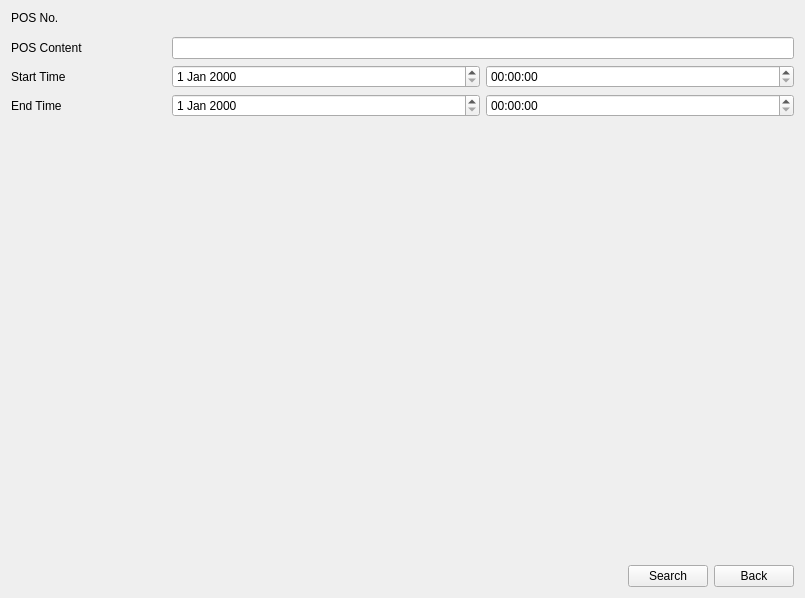
<?xml version="1.0" encoding="UTF-8"?>
<ui version="4.0">
 <class>PosSearch</class>
 <widget class="QWidget" name="PosSearch">
  <property name="geometry">
   <rect>
    <x>0</x>
    <y>0</y>
    <width>805</width>
    <height>598</height>
   </rect>
  </property>
  <property name="windowTitle">
   <string>Form</string>
  </property>
  <layout class="QGridLayout" name="gridLayout">
   <item row="0" column="0">
    <widget class="QStackedWidget" name="stackedWidget">
     <property name="currentIndex">
      <number>0</number>
     </property>
     <widget class="QWidget" name="pageSearch">
      <layout class="QVBoxLayout" name="verticalLayout">
       <property name="leftMargin">
        <number>0</number>
       </property>
       <property name="topMargin">
        <number>0</number>
       </property>
       <property name="rightMargin">
        <number>0</number>
       </property>
       <property name="bottomMargin">
        <number>0</number>
       </property>
       <item>
        <layout class="QGridLayout" name="gridLayout_2">
         <item row="2" column="0">
          <widget class="QLabel" name="labelStartTime">
           <property name="text">
            <string>Start Time</string>
           </property>
          </widget>
         </item>
         <item row="1" column="0">
          <widget class="QLabel" name="labelPosContent">
           <property name="sizePolicy">
            <sizepolicy hsizetype="Preferred" vsizetype="Preferred">
             <horstretch>1</horstretch>
             <verstretch>0</verstretch>
            </sizepolicy>
           </property>
           <property name="text">
            <string>POS Content</string>
           </property>
          </widget>
         </item>
         <item row="3" column="0">
          <widget class="QLabel" name="labelEndTime">
           <property name="text">
            <string>End Time</string>
           </property>
          </widget>
         </item>
         <item row="0" column="0">
          <widget class="QWidget" name="widget_1" native="true">
           <property name="sizePolicy">
            <sizepolicy hsizetype="Preferred" vsizetype="Preferred">
             <horstretch>1</horstretch>
             <verstretch>0</verstretch>
            </sizepolicy>
           </property>
           <layout class="QVBoxLayout" name="verticalLayout_2">
            <property name="leftMargin">
             <number>0</number>
            </property>
            <property name="topMargin">
             <number>0</number>
            </property>
            <property name="rightMargin">
             <number>0</number>
            </property>
            <property name="bottomMargin">
             <number>0</number>
            </property>
            <item>
             <widget class="QLabel" name="labelPos">
              <property name="sizePolicy">
               <sizepolicy hsizetype="Preferred" vsizetype="Preferred">
                <horstretch>0</horstretch>
                <verstretch>0</verstretch>
               </sizepolicy>
              </property>
              <property name="text">
               <string>POS No.</string>
              </property>
             </widget>
            </item>
            <item>
             <widget class="QWidget" name="widget" native="true">
              <property name="sizePolicy">
               <sizepolicy hsizetype="Preferred" vsizetype="Preferred">
                <horstretch>0</horstretch>
                <verstretch>1</verstretch>
               </sizepolicy>
              </property>
             </widget>
            </item>
           </layout>
          </widget>
         </item>
         <item row="0" column="1">
          <widget class="CheckBoxGroup" name="checkBoxGroupChannel" native="true">
           <property name="sizePolicy">
            <sizepolicy hsizetype="Preferred" vsizetype="Preferred">
             <horstretch>4</horstretch>
             <verstretch>0</verstretch>
            </sizepolicy>
           </property>
          </widget>
         </item>
         <item row="1" column="1">
          <widget class="MyLineEdit" name="lineEditPosContent">
           <property name="sizePolicy">
            <sizepolicy hsizetype="Expanding" vsizetype="Fixed">
             <horstretch>4</horstretch>
             <verstretch>0</verstretch>
            </sizepolicy>
           </property>
           <property name="maxLength">
            <number>256</number>
           </property>
          </widget>
         </item>
         <item row="2" column="1">
          <widget class="QWidget" name="widget_5" native="true">
           <layout class="QHBoxLayout" name="horizontalLayout_2">
            <property name="leftMargin">
             <number>0</number>
            </property>
            <property name="topMargin">
             <number>0</number>
            </property>
            <property name="rightMargin">
             <number>0</number>
            </property>
            <property name="bottomMargin">
             <number>0</number>
            </property>
            <item>
             <widget class="MyDateEdit" name="dateEditStart"/>
            </item>
            <item>
             <widget class="MyTimeEdit" name="timeEditStart"/>
            </item>
           </layout>
          </widget>
         </item>
         <item row="3" column="1">
          <widget class="QWidget" name="widget_6" native="true">
           <layout class="QHBoxLayout" name="horizontalLayout_3">
            <property name="leftMargin">
             <number>0</number>
            </property>
            <property name="topMargin">
             <number>0</number>
            </property>
            <property name="rightMargin">
             <number>0</number>
            </property>
            <property name="bottomMargin">
             <number>0</number>
            </property>
            <item>
             <widget class="MyDateEdit" name="dateEditEnd"/>
            </item>
            <item>
             <widget class="MyTimeEdit" name="timeEditEnd"/>
            </item>
           </layout>
          </widget>
         </item>
        </layout>
       </item>
       <item>
        <spacer name="verticalSpacer_2">
         <property name="orientation">
          <enum>Qt::Vertical</enum>
         </property>
         <property name="sizeHint" stdset="0">
          <size>
           <width>20</width>
           <height>322</height>
          </size>
         </property>
        </spacer>
       </item>
       <item>
        <layout class="QHBoxLayout" name="horizontalLayout">
         <item>
          <spacer name="horizontalSpacer">
           <property name="orientation">
            <enum>Qt::Horizontal</enum>
           </property>
           <property name="sizeHint" stdset="0">
            <size>
             <width>40</width>
             <height>20</height>
            </size>
           </property>
          </spacer>
         </item>
         <item>
          <widget class="MyPushButton" name="pushButtonSearch">
           <property name="text">
            <string>Search</string>
           </property>
          </widget>
         </item>
         <item>
          <widget class="MyPushButton" name="pushButtonBack">
           <property name="text">
            <string>Back</string>
           </property>
          </widget>
         </item>
        </layout>
       </item>
      </layout>
     </widget>
     <widget class="QWidget" name="pageResult">
      <layout class="QVBoxLayout" name="verticalLayout_3">
       <item>
        <layout class="QHBoxLayout" name="horizontalLayout_6">
         <item>
          <widget class="QWidget" name="widget_left" native="true">
           <property name="sizePolicy">
            <sizepolicy hsizetype="Preferred" vsizetype="Expanding">
             <horstretch>1</horstretch>
             <verstretch>0</verstretch>
            </sizepolicy>
           </property>
           <layout class="QVBoxLayout" name="verticalLayout_6">
            <property name="topMargin">
             <number>0</number>
            </property>
            <item>
             <widget class="CommonVideo" name="commonVideo" native="true">
              <property name="minimumSize">
               <size>
                <width>0</width>
                <height>100</height>
               </size>
              </property>
             </widget>
            </item>
            <item>
             <widget class="QWidget" name="widget_4" native="true">
              <property name="minimumSize">
               <size>
                <width>0</width>
                <height>100</height>
               </size>
              </property>
              <layout class="QVBoxLayout" name="verticalLayout_7">
               <item>
                <widget class="QLabel" name="labelPlayTime">
                 <property name="text">
                  <string>2018-08-12 45:12:23</string>
                 </property>
                 <property name="style" stdset="0">
                  <string>transparent</string>
                 </property>
                </widget>
               </item>
               <item>
                <widget class="TimeSlider" name="timeSlider">
                 <property name="minimumSize">
                  <size>
                   <width>0</width>
                   <height>30</height>
                  </size>
                 </property>
                 <property name="orientation">
                  <enum>Qt::Horizontal</enum>
                 </property>
                </widget>
               </item>
               <item>
                <layout class="QHBoxLayout" name="horizontalLayout_7">
                 <property name="spacing">
                  <number>20</number>
                 </property>
                 <item>
                  <spacer name="horizontalSpacer_4">
                   <property name="orientation">
                    <enum>Qt::Horizontal</enum>
                   </property>
                   <property name="sizeHint" stdset="0">
                    <size>
                     <width>40</width>
                     <height>20</height>
                    </size>
                   </property>
                  </spacer>
                 </item>
                 <item>
                  <widget class="QToolButton" name="toolButtonPos">
                   <property name="minimumSize">
                    <size>
                     <width>28</width>
                     <height>28</height>
                    </size>
                   </property>
                   <property name="styleSheet">
                    <string notr="true">QToolButton
{
	border: 0px;
	border-image: url(:/retrieve/retrieve/pos_gray.png);
}
QToolButton:hover
{
	border-image: url(:/retrieve/retrieve/pos_blue.png);
}
QToolButton:checked
{
	border-image: url(:/retrieve/retrieve/pos_blue.png);
}
</string>
                   </property>
                   <property name="text">
                    <string/>
                   </property>
                   <property name="checkable">
                    <bool>true</bool>
                   </property>
                  </widget>
                 </item>
                 <item>
                  <widget class="QToolButton" name="toolButtonStop">
                   <property name="minimumSize">
                    <size>
                     <width>28</width>
                     <height>28</height>
                    </size>
                   </property>
                   <property name="styleSheet">
                    <string notr="true">QToolButton
{
	border: 0px;
	border-image: url(:/retrieve/retrieve/stop.png);
}
QToolButton:hover
{
	border-image: url(:/retrieve/retrieve/stop_hover.png);
}
QToolButton:pressed
{
	border-image: url(:/retrieve/retrieve/stop.png);
}</string>
                   </property>
                   <property name="text">
                    <string/>
                   </property>
                  </widget>
                 </item>
                 <item>
                  <widget class="QToolButton" name="toolButtonPlay">
                   <property name="minimumSize">
                    <size>
                     <width>28</width>
                     <height>28</height>
                    </size>
                   </property>
                   <property name="styleSheet">
                    <string notr="true">QToolButton
{
	border: 0px;
	border-image: url(:/retrieve/retrieve/playbutton.png);
}
QToolButton:hover
{
	border-image: url(:/retrieve/retrieve/playbutton_hover.png);
}
QToolButton:pressed
{
	border-image: url(:/retrieve/retrieve/playbutton.png);
}
</string>
                   </property>
                   <property name="text">
                    <string/>
                   </property>
                   <property name="state" stdset="0">
                    <string>play</string>
                   </property>
                  </widget>
                 </item>
                 <item>
                  <widget class="QToolButton" name="toolButtonPause">
                   <property name="minimumSize">
                    <size>
                     <width>28</width>
                     <height>28</height>
                    </size>
                   </property>
                   <property name="styleSheet">
                    <string notr="true">QToolButton
{
	border: 0px;
	border-image: url(:/retrieve/retrieve/pause.png);
}
QToolButton:hover
{
	border-image: url(:/retrieve/retrieve/pause_hover.png);
}
QToolButton:pressed
{
	border-image: url(:/retrieve/retrieve/pause.png);
}</string>
                   </property>
                   <property name="text">
                    <string/>
                   </property>
                   <property name="state" stdset="0">
                    <string>play</string>
                   </property>
                  </widget>
                 </item>
                 <item>
                  <widget class="QToolButton" name="toolButtonPrevious">
                   <property name="minimumSize">
                    <size>
                     <width>28</width>
                     <height>28</height>
                    </size>
                   </property>
                   <property name="styleSheet">
                    <string notr="true">QToolButton
{
	border: 0px;
	border-image: url(:/retrieve/retrieve/previous.png);
}
QToolButton:hover
{
	border-image: url(:/retrieve/retrieve/previous_hover.png);
}
QToolButton:pressed
{
	border-image: url(:/retrieve/retrieve/previous.png);
}</string>
                   </property>
                   <property name="text">
                    <string/>
                   </property>
                  </widget>
                 </item>
                 <item>
                  <widget class="QToolButton" name="toolButtonNext">
                   <property name="minimumSize">
                    <size>
                     <width>28</width>
                     <height>28</height>
                    </size>
                   </property>
                   <property name="styleSheet">
                    <string notr="true">QToolButton
{
	border: 0px;
	border-image: url(:/retrieve/retrieve/next.png);
}
QToolButton:hover
{
	border-image: url(:/retrieve/retrieve/next_hover.png);
}
QToolButton:pressed
{
	border-image: url(:/retrieve/retrieve/next.png);
}</string>
                   </property>
                   <property name="text">
                    <string/>
                   </property>
                  </widget>
                 </item>
                 <item>
                  <spacer name="horizontalSpacer_3">
                   <property name="orientation">
                    <enum>Qt::Horizontal</enum>
                   </property>
                   <property name="sizeHint" stdset="0">
                    <size>
                     <width>40</width>
                     <height>20</height>
                    </size>
                   </property>
                  </spacer>
                 </item>
                </layout>
               </item>
              </layout>
             </widget>
            </item>
            <item>
             <widget class="QLabel" name="labelInfo">
              <property name="text">
               <string/>
              </property>
              <property name="style" stdset="0">
               <string>transparent</string>
              </property>
             </widget>
            </item>
            <item>
             <widget class="QWidget" name="widget_2" native="true">
              <property name="sizePolicy">
               <sizepolicy hsizetype="Preferred" vsizetype="Preferred">
                <horstretch>0</horstretch>
                <verstretch>1</verstretch>
               </sizepolicy>
              </property>
              <layout class="QVBoxLayout" name="verticalLayout_5">
               <property name="leftMargin">
                <number>0</number>
               </property>
               <property name="topMargin">
                <number>0</number>
               </property>
               <property name="rightMargin">
                <number>0</number>
               </property>
               <property name="bottomMargin">
                <number>0</number>
               </property>
               <item>
                <widget class="NormalLabel" name="labelPosInformation">
                 <property name="text">
                  <string>POS Information:</string>
                 </property>
                </widget>
               </item>
               <item>
                <widget class="QWidget" name="widgetPosTextEditContainer" native="true">
                 <property name="styleSheet">
                  <string notr="true">#widgetPosTextEditContainer {
border: 1px solid #B9B9B9;
}</string>
                 </property>
                 <layout class="QGridLayout" name="gridLayout_3">
                  <property name="leftMargin">
                   <number>1</number>
                  </property>
                  <property name="topMargin">
                   <number>1</number>
                  </property>
                  <property name="rightMargin">
                   <number>1</number>
                  </property>
                  <property name="bottomMargin">
                   <number>1</number>
                  </property>
                  <item row="1" column="0">
                   <widget class="QPlainTextEdit" name="plainTextEditPosInformation">
                    <property name="styleSheet">
                     <string notr="true">border: 1px solid #B9B9B9;
color: #4A4A4A;</string>
                    </property>
                    <property name="readOnly">
                     <bool>true</bool>
                    </property>
                    <property name="plainText">
                     <string/>
                    </property>
                   </widget>
                  </item>
                 </layout>
                </widget>
               </item>
              </layout>
             </widget>
            </item>
           </layout>
          </widget>
         </item>
         <item>
          <widget class="QWidget" name="widget_right" native="true">
           <property name="sizePolicy">
            <sizepolicy hsizetype="Preferred" vsizetype="Expanding">
             <horstretch>2</horstretch>
             <verstretch>0</verstretch>
            </sizepolicy>
           </property>
           <layout class="QVBoxLayout" name="verticalLayout_4">
            <item>
             <widget class="TableView" name="tableView">
              <property name="sizePolicy">
               <sizepolicy hsizetype="Expanding" vsizetype="Expanding">
                <horstretch>0</horstretch>
                <verstretch>1</verstretch>
               </sizepolicy>
              </property>
             </widget>
            </item>
           </layout>
          </widget>
         </item>
        </layout>
       </item>
       <item>
        <widget class="QWidget" name="widget_3" native="true">
         <layout class="QVBoxLayout" name="verticalLayout_8">
          <property name="topMargin">
           <number>0</number>
          </property>
          <property name="bottomMargin">
           <number>40</number>
          </property>
          <item>
           <layout class="QHBoxLayout" name="horizontalLayout_12">
            <item>
             <widget class="NormalLabel" name="labelPage">
              <property name="text">
               <string>Total: Page:</string>
              </property>
              <property name="alignment">
               <set>Qt::AlignRight|Qt::AlignTrailing|Qt::AlignVCenter</set>
              </property>
             </widget>
            </item>
           </layout>
          </item>
          <item>
           <layout class="QHBoxLayout" name="horizontalLayout_13">
            <item>
             <spacer name="horizontalSpacer_6">
              <property name="orientation">
               <enum>Qt::Horizontal</enum>
              </property>
              <property name="sizeHint" stdset="0">
               <size>
                <width>40</width>
                <height>20</height>
               </size>
              </property>
             </spacer>
            </item>
            <item>
             <widget class="QToolButton" name="toolButtonFirstPage">
              <property name="styleSheet">
               <string notr="true">QToolButton
{
	border: 0px;
	border-image: url(:/playback/playback/startpage_g.png);
}
QToolButton:hover
{
	border-image: url(:/playback/playback/startpage_b.png);
}
QToolButton:pressed
{
	border-image: url(:/playback/playback/startpage_g.png);
}</string>
              </property>
              <property name="text">
               <string/>
              </property>
             </widget>
            </item>
            <item>
             <widget class="QToolButton" name="toolButtonPreviousPage">
              <property name="styleSheet">
               <string notr="true">QToolButton
{
	border: 0px;
	border-image: url(:/playback/playback/prevpage_g.png);
}
QToolButton:hover
{
	border-image: url(:/playback/playback/prevpage_b.png);
}
QToolButton:pressed
{
	border-image: url(:/playback/playback/prevpage_g.png);
}</string>
              </property>
              <property name="text">
               <string/>
              </property>
             </widget>
            </item>
            <item>
             <widget class="MyLineEditPage" name="lineEditPage">
              <property name="maximumSize">
               <size>
                <width>100</width>
                <height>16777215</height>
               </size>
              </property>
              <property name="alignment">
               <set>Qt::AlignCenter</set>
              </property>
             </widget>
            </item>
            <item>
             <widget class="QToolButton" name="toolButtonNextPage">
              <property name="styleSheet">
               <string notr="true">QToolButton
{
	border: 0px;
	border-image: url(:/playback/playback/nextpage_g.png);
}
QToolButton:hover
{
	border-image: url(:/playback/playback/nextpage_b.png);
}
QToolButton:pressed
{
	border-image: url(:/playback/playback/nextpage_g.png);
}</string>
              </property>
              <property name="text">
               <string/>
              </property>
             </widget>
            </item>
            <item>
             <widget class="QToolButton" name="toolButtonLastPage">
              <property name="styleSheet">
               <string notr="true">QToolButton
{
	border: 0px;
	border-image: url(:/playback/playback/endpage_g.png);
}
QToolButton:hover
{
	border-image: url(:/playback/playback/endpage_b.png);
}
QToolButton:pressed
{
	border-image: url(:/playback/playback/endpage_g.png);
}</string>
              </property>
              <property name="text">
               <string/>
              </property>
             </widget>
            </item>
            <item>
             <widget class="PushButtonPage" name="pushButtonGo">
              <property name="styleSheet">
               <string notr="true">QPushButton
{
    min-width: 40px;
    height: 20px;
}</string>
              </property>
              <property name="text">
               <string>Go</string>
              </property>
             </widget>
            </item>
           </layout>
          </item>
         </layout>
        </widget>
       </item>
       <item>
        <layout class="QHBoxLayout" name="horizontalLayout_5">
         <item>
          <spacer name="horizontalSpacer_2">
           <property name="orientation">
            <enum>Qt::Horizontal</enum>
           </property>
           <property name="sizeHint" stdset="0">
            <size>
             <width>40</width>
             <height>20</height>
            </size>
           </property>
          </spacer>
         </item>
         <item>
          <widget class="MyPushButton" name="pushButtonBackupAll">
           <property name="text">
            <string>Backup All</string>
           </property>
          </widget>
         </item>
         <item>
          <widget class="MyPushButton" name="pushButtonBackup">
           <property name="text">
            <string>Backup</string>
           </property>
          </widget>
         </item>
         <item>
          <widget class="MyPushButton" name="pushButtonResultBack">
           <property name="text">
            <string>Back</string>
           </property>
          </widget>
         </item>
        </layout>
       </item>
      </layout>
     </widget>
    </widget>
   </item>
  </layout>
 </widget>
 <customwidgets>
  <customwidget>
   <class>MyLineEdit</class>
   <extends>QLineEdit</extends>
   <header>mylineedit.h</header>
  </customwidget>
  <customwidget>
   <class>MyPushButton</class>
   <extends>QPushButton</extends>
   <header>mypushbutton.h</header>
  </customwidget>
  <customwidget>
   <class>CommonVideo</class>
   <extends>QWidget</extends>
   <header>commonvideo.h</header>
   <container>1</container>
  </customwidget>
  <customwidget>
   <class>CheckBoxGroup</class>
   <extends>QWidget</extends>
   <header>checkboxgroup.h</header>
   <container>1</container>
  </customwidget>
  <customwidget>
   <class>MyTimeEdit</class>
   <extends>QTimeEdit</extends>
   <header>mytimeedit.h</header>
  </customwidget>
  <customwidget>
   <class>MyDateEdit</class>
   <extends>QDateEdit</extends>
   <header>mydateedit.h</header>
  </customwidget>
  <customwidget>
   <class>NormalLabel</class>
   <extends>QLabel</extends>
   <header>normallabel.h</header>
  </customwidget>
  <customwidget>
   <class>TableView</class>
   <extends>QTableView</extends>
   <header>tableview.h</header>
  </customwidget>
  <customwidget>
   <class>MyLineEditPage</class>
   <extends>QLineEdit</extends>
   <header>mylineeditpage.h</header>
  </customwidget>
  <customwidget>
   <class>TimeSlider</class>
   <extends>QSlider</extends>
   <header>timeslider.h</header>
   <container>1</container>
  </customwidget>
  <customwidget>
   <class>PushButtonPage</class>
   <extends>QPushButton</extends>
   <header>PushButtonPage.h</header>
  </customwidget>
 </customwidgets>
 <resources/>
 <connections/>
</ui>
